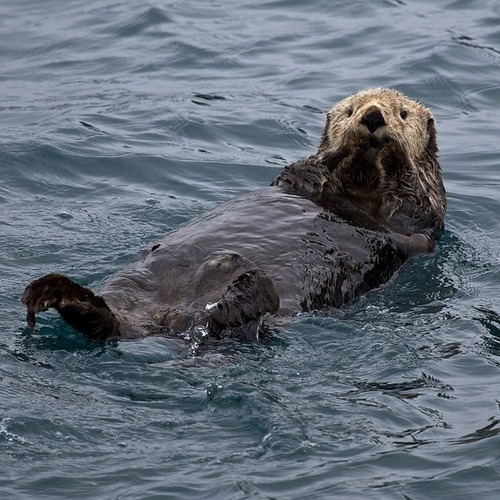
#> input picture otter.jpg, 500 x 500 px
$ python imageerosion2.py
#> lines starting #> are read from the running program, lines starting #| are printed output that depends on the picture
import cv2
import numpy as np
#numpy is numerical python

image1 = cv2.imread("otter.jpg",cv2.IMREAD_COLOR)
#> image1 is the input picture: shape (500, 500, 3); mean B, G, R 118.8, 108, 99
cv2.imshow("otter",image1)
cv2.waitKey(0)

image2 = cv2.imread("gorilla (1).jpg",cv2.IMREAD_COLOR)
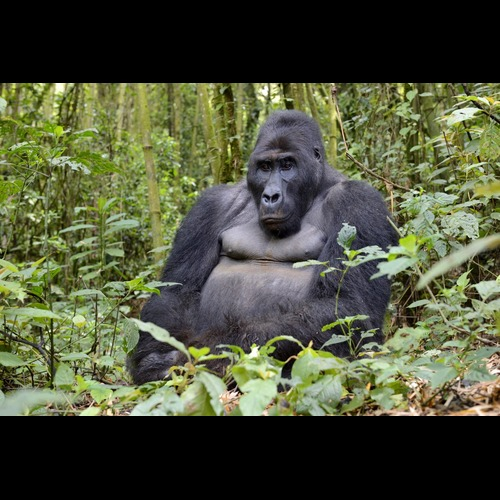
#> input picture gorilla (1).jpg, 500 x 500 px
#> image2 is the input picture: shape (500, 500, 3); mean B, G, R 58, 81.5, 77
cv2.imshow("gorilla",image2)
cv2.waitKey(0)

conversion = np.ones((10,10),np.uint8)
erodedimage = cv2.erode(image2,conversion)
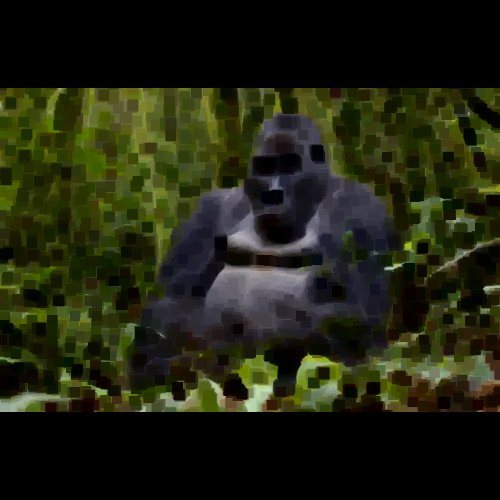
#> erodedimage: shape (500, 500, 3); mean B, G, R 16, 35.3, 32.7
cv2.imshow("new image ",erodedimage)
cv2.waitKey(0)

conversion = np.ones((10,10),np.uint8)
erodedimage2 = cv2.erode(image1,conversion)
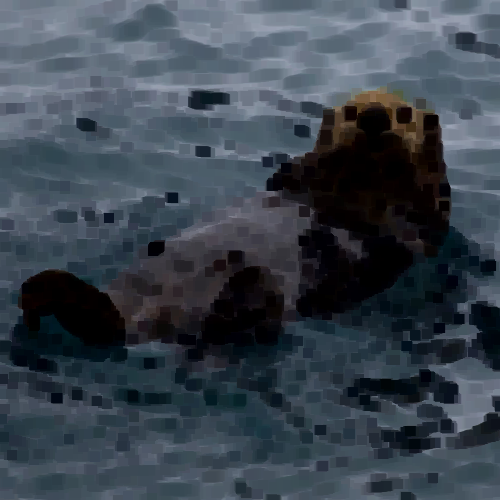
#> erodedimage2: shape (500, 500, 3); mean B, G, R 78.4, 68.2, 58.7
cv2.imshow("new image 2 ",erodedimage2)
cv2.waitKey(0)
